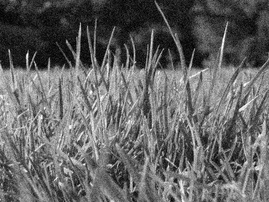
%> input picture Lab2/Part-1: Image Enhancement/images/image1_gaussian.jpg, 269 x 202 px, shrunk from 512 x 384 before the run; the run also reads 1 picture not shown here
$ octave plotter.m   (GNU Octave 9; MATLAB toolbox functions it lacks are replaced by stand-ins)
%> lines starting %> are read from the running program, lines starting %| are printed output that depends on the picture
### Lab2/Part-1: Image Enhancement/denoise.m
function imOut = denoise(image, kernel_type, varargin)

% image = im2double(image);

switch nargin
    case 3
        kernel_size = varargin{1};
    case 4
        sigma = varargin{1};
        kernel_size = varargin{2};
end

switch kernel_type
    case 'box'
        imOut = imboxfilt(image, kernel_size);
    case 'median'
        imOut = medfilt2(image, [kernel_size, kernel_size]);
    case 'gaussian'
		kernel = gauss2D(sigma, kernel_size);
		imOut = imfilter(image, kernel, 'conv');
end
end


% [50 lines of commented-out code are left out]

### Lab2/Part-1: Image Enhancement/myPSNR.m
function PSNR = myPSNR( orig_image, approx_image )
MSE = 0;
% orig_image = double(orig_image);
% approx_image = double(approx_image);
imax = 0;
for i = 1:size(orig_image,1);
    for j = 1:size(orig_image,2);
        MSE = MSE + (orig_image(i,j) - approx_image(i,j))^2;
        if(imax < orig_image(i,j));
            imax = orig_image(i,j);
        end
    end
end
MSE = MSE * (1/(size(orig_image,1) * size(orig_image,2)));
PSNR = 20*log10(imax/sqrt(MSE));

end

### Lab2/Part-1: Image Enhancement/compute_LoG.m
function imOut = compute_LoG(image, LOG_type)

image = im2double(image);
% image = im2double(imread('images/image2.jpg'));
% LOG_type = 1;

switch LOG_type
    case 1
    	image = imfilter(image, gauss2D(0.5, 5));
    	h = fspecial('laplacian');
    	imOut = imfilter(image, h);

    case 2
    	h = fspecial('log', 5, 0.5);
    	imOut = imfilter(image, h);

    case 3
    	h1 = fspecial('gaussian', 5, 0.5);
    	h2 = fspecial('gaussian', 5, 2);

    	img1 = imfilter(image, h1);
    	img2 = imfilter(image, h2);

    	imOut = img1 - img2;
end
% imOut = my_normalize(imOut);
imshow(imOut)
end

### Lab2/Part-1: Image Enhancement/gauss2D.m
function G = gauss2D( sigma , kernel_size )
    G = zeros(2, kernel_size);
    k = 0;
    l = 0;

    for x = gauss1D(sigma, kernel_size);
        k = k + 1;
        l = 0;
        for y = gauss1D(sigma, kernel_size);
            l = l + 1;
            G(k,l) = x * y;
        end
    end
end

### Lab2/Part-1: Image Enhancement/compute_gradient.m
function [Gx, Gy, im_mag, im_dir] = compute_gradient(image)
%todo: proper plotting with titles for the report
%todo: just use imfilter.. manual padding and convolution was not necessary >{


% I = im2double(imread(image));
I = im2double(image); %need to input image, not the path to the image!

Gx_kernel = [1 0 -1; 2 0 -2; 1 0 -1];
Gy_kernel = [1 2 1; 0 0 0; -1 -2 -1];

[height, width] = size(I);

Gx = zeros(height, width);
Gy = zeros(height, width);
im_mag = zeros(height, width);
im_dir = zeros(height, width);

for row = 1:height
	for col = 1:width
		% I'm using zero padding for edge--of-the-image pixel resolution
		% this is horrible I know, will make efficient later
        % also, use close-form

		if row == 1
			if col == 1
				img_window = [0 0 0; 0 I(row, col) I(row, col+1); 0 I(row+1, col) I(row+1, col+1)];
			elseif col == width
				img_window = [0 0 0; I(row, col-1) I(row, col) 0; I(row+1, col-1) I(row+1, col) 0];
			else
				img_window = [0 0 0; I(row, col-1) I(row, col) I(row, col+1); I(row+1, col-1) I(row+1, col) I(row+1, col+1)];
			end

		elseif row == height
			if col == 1
				img_window = [0 I(row-1, col) I(row-1, col+1); 0 I(row, col) I(row, col+1); 0 0 0];
			elseif col == width
				img_window = [I(row-1, col-1) I(row-1, col) 0; I(row, col-1) I(row, col) 0; 0 0 0];
			else
				img_window = [I(row-1, col-1) I(row-1, col) I(row-1, col+1); I(row, col-1) I(row, col) I(row, col+1); 0 0 0];
			end

		% if row ~= 1 && row ~= height
		else
			if col == 1
				img_window = [0 I(row-1, col) I(row-1, col+1); 0 I(row, col) I(row, col+1); 0 I(row+1, col) I(row+1, col+1)];
			elseif col == width
				img_window = [I(row-1, col-1) I(row-1, col) 0; I(row, col-1) I(row, col) 0; I(row+1, col-1) I(row+1, col) 0];
			else
				img_window = [I(row-1, col-1) I(row-1, col) I(row-1, col+1); I(row, col-1) I(row, col) I(row, col+1); I(row+1, col-1) I(row+1, col) I(row+1, col+1)];
			end
        end

%         x-min / max - min(im(:))
        Gx(row, col) = sum(sum(Gx_kernel.*img_window));
        Gy(row, col) = sum(sum(Gy_kernel.*img_window));
        im_mag(row, col) = sqrt(Gx(row, col)^2 + Gy(row, col)^2);
        im_dir(row, col) = atan(Gy(row, col) / Gx(row, col));
    end
end
% [9 lines of commented-out code are left out]

Gx = my_normalize(Gx);
Gy = my_normalize(Gy);
im_mag = my_normalize(im_mag);
im_dir = my_normalize(im_dir);

% [8 lines of commented-out code are left out]

end

### Lab2/Part-1: Image Enhancement/my_normalize.m
function img = my_normalize(image)
   img_min = min(min(image(:)));
   img_max = max(max(image(:)));

   [height, width] = size(image);
   img = zeros(height, width);

   for row = 1:height
       for col = 1:width
           img(row, col) = (image(row, col) - img_min) / (img_max - img_min);
       end
   end

end

### Lab2/Part-1: Image Enhancement/gauss1D.m
function G = gauss1D( sigma , kernel_size )

    G = zeros(1, kernel_size);
    k = 1;

    if mod(kernel_size, 2) == 0
        error('kernel_size must be odd, otherwise the filter will not have a center to convolve on')
    end


    for x = (linspace(-floor(kernel_size/2), floor(kernel_size/2), kernel_size) )
        G(k) = (1/(sqrt (2 * pi) * sigma)) * exp(-((x^2)/(2*(sigma^2)))) ;
        k = k + 1;
    end

    Gsum = sum(G);
    G = G / Gsum;

end

### Lab2/Part-1: Image Enhancement/plotter.m
image = im2double(imread('images/image1_gaussian.jpg'));
%> image: size 202x269 double; min 0, max 1, mean 0.392
image_original = im2double(imread('images/image1.jpg'));
%> image_original: size 202x269 double; min 0, max 1, mean 0.39


fig1 = figure;

kernel_sizes = [3, 5, 7];
sigmas = [0.5, 1, 2];
i = 1;
sigma = 2;

for kernel_size = kernel_sizes;
	imOut = denoise(image, 'box', kernel_size);
	psnr = myPSNR(image_original, imOut);

	subplot(2, 3, i);
	imshow(imOut);
    title(sprintf('%ix%i box filter', kernel_size, kernel_size));
% 	title(sprintf('kernel size: %i', kernel_size));

	i = i + 1;

	fprintf('box, kernel size: %i, psnr:%i\n', kernel_size, psnr)
end
%> this loop made 3 passes
%> psnr on passes 1 to 3: 24.46, 21.21, 19.95
%| box, kernel size: 3, psnr:24.4627
%| box, kernel size: 5, psnr:21.2073
%| box, kernel size: 7, psnr:19.947
%> pass 1, in denoise, `imOut = imboxfilt(image, kernel_size);`:
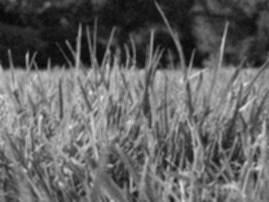
%> imOut: size 202x269 double; min 0.0327, max 0.902, mean 0.392
%> after the loop, i = 4

for kernel_size = kernel_sizes;
	imOut = denoise(image, 'median', kernel_size);
	psnr = myPSNR(image_original, imOut);

	subplot(2, 3, i);
	imshow(imOut);
    title(sprintf('%ix%i median filter', kernel_size, kernel_size));
% 	title(sprintf('kernel size: %i', kernel_size));
	i = i + 1;

	fprintf('medfilt, kernel size: %i, psnr:%i\n', kernel_size, psnr)
end
%> this loop made 3 passes
%> psnr on passes 1 to 3: 24.9, 21.33, 19.84
%| medfilt, kernel size: 3, psnr:24.9016
%| medfilt, kernel size: 5, psnr:21.3253
%| medfilt, kernel size: 7, psnr:19.8351


% gaussian denoising

fig2 = figure;

image = im2double(imread('images/image1_gaussian.jpg'));
i = 1;

for kernel_size = kernel_sizes;
	for sigma = sigmas;

		imOut = denoise(image, 'gaussian', sigma, kernel_size);
		psnr = myPSNR(image_original, imOut);
		% kernel = gauss2D(sigma, kernel_size);
		% imOut = imfilter(image2, kernel, 'conv');

		subplot(3, 3, i);
		imshow(imOut);
		title(sprintf('sigma: %i, kernel size: %i', sigma, kernel_size));

		i = i + 1;
		fprintf('gaussian, sigma: %.2f, kernel_size: %i, psnr:%i\n', sigma, kernel_size, psnr)
	end
end
%> this loop made 3 passes
%| gaussian, sigma: 0.50, kernel_size: 3, psnr:28.7736
%| gaussian, sigma: 1.00, kernel_size: 3, psnr:25.361
%| gaussian, sigma: 2.00, kernel_size: 3, psnr:24.3841
%| gaussian, sigma: 0.50, kernel_size: 5, psnr:28.7697
%| gaussian, sigma: 1.00, kernel_size: 5, psnr:24.144
%| gaussian, sigma: 2.00, kernel_size: 5, psnr:21.7108
%| gaussian, sigma: 0.50, kernel_size: 7, psnr:28.7697
%| gaussian, sigma: 1.00, kernel_size: 7, psnr:24.0602
%| gaussian, sigma: 2.00, kernel_size: 7, psnr:20.9138
%> after the loop, i = 10
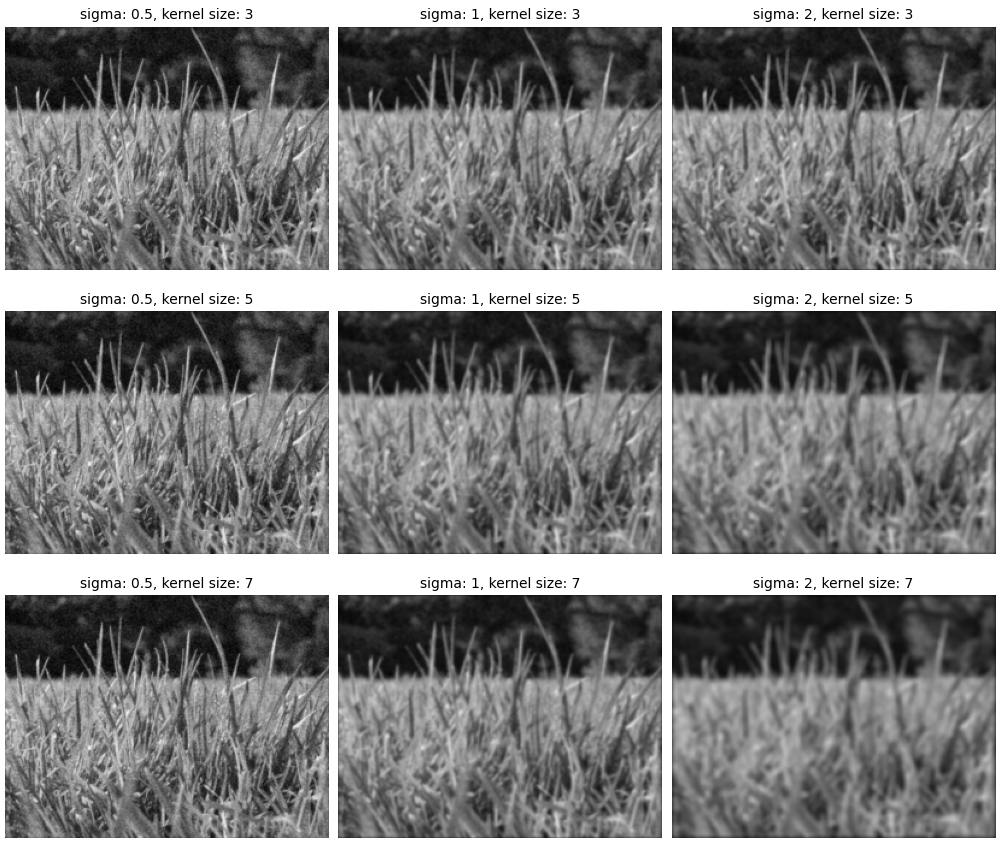
%> figure redrawn from the program's plot data, 9 panels

% LoG

image = imread('images/image2.jpg');
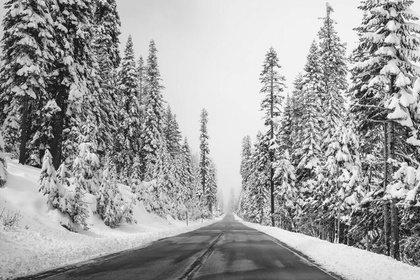
%> input picture Lab2/Part-1: Image Enhancement/images/image2.jpg, 420 x 280 px, shrunk from 800 x 533 before the run
%> image is the input picture: size 280x420 uint8; min 1, max 255, mean 160

imOut_laplacian = compute_LoG(image, 1);
imOut_log = compute_LoG(image, 2);
imOut_dog = compute_LoG(image, 3);

[Gx, Gy, im_mag, im_dir] = compute_gradient(im2double(imread('images/image2.jpg')));
%> after the loop in compute_gradient, `for row = 1:height`:
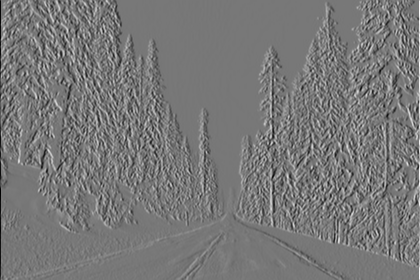
%> Gx: size 280x420 double; min -3.36, max 3.77, mean -0.000155; drawn with min black and max white
%> after the loop in compute_gradient, `for row = 1:height`:
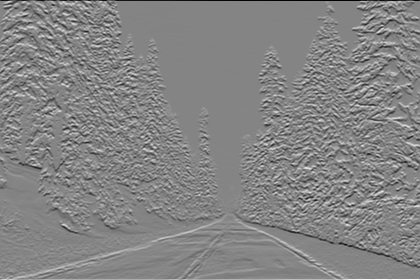
%> Gy: size 280x420 double; min -3.8, max 3.52, mean 0.00569; drawn with min black and max white
%> after the loop in compute_gradient, `for row = 1:height`:
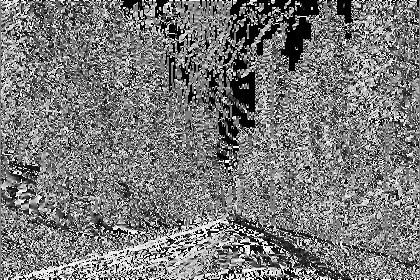
%> im_dir: size 280x420 double; 4.79% of the values are NaN or infinite; the others: min -1.57, max 1.57, mean -0.00225; drawn with min black, max white, NaN and infinite black
%> after the loop in compute_gradient, `for row = 1:height`:
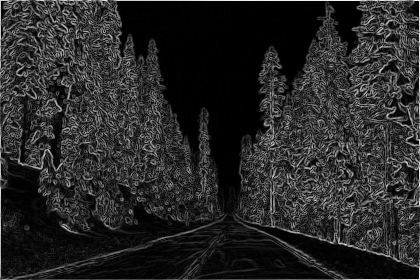
%> im_mag: size 280x420 double; min 0, max 3.93, mean 0.622; drawn with min black and max white
%> after the loop in compute_gradient, `for row = 1:height`: img_window = [0.863 0.867 0; 0.859 0.859 0; 0 0 0]
%> in my_normalize, `img_min = min(min(image(:)));`: img_min = -3.36
%> in my_normalize, `img_max = max(max(image(:)));`: img_max = 3.77
fig3 = figure;
subplot(1, 4, 1)
imshow(Gx)
subplot(1, 4, 2)
imshow(Gy)
subplot(1, 4, 3)
imshow(im_mag)
subplot(1, 4, 4)
imshow(im_dir)

fig4 = figure;

subplot(1, 3, 1)
imshow(imOut_laplacian)
title('Method 1')

subplot(1, 3, 2)
imshow(imOut_log)
title('Method 2')

subplot(1, 3, 3)
imshow(imOut_dog)
title('Method 3')
